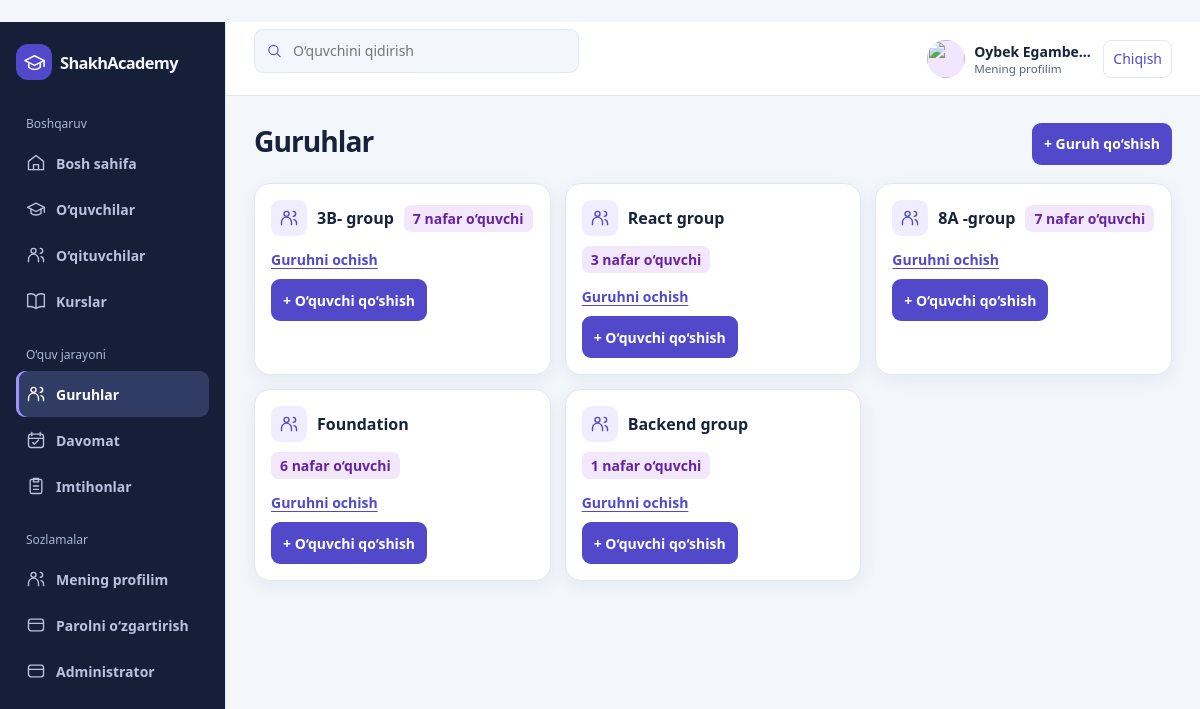
Screenshot of /groups/ (signed in) with the database file from the repository.
### cards/models.py (models this page shows, shortened)
class StudentGroup(models.Model):
    name = models.CharField('Guruh nomi', max_length=100, unique=True)
    class Meta:
        ordering = ('name',)

### cards/views.py (the view)
# urls.py: path('groups/', views.group_list, name='group_list'),
@login_required
def group_list(request):
    return render(request, 'groups.html', {
        'groups': StudentGroup.objects.annotate(student_count=Count('students')),
        'ungrouped_count': Student.objects.filter(group__isnull=True).count(),
    })

### templates/groups.html (shortened to what this page needs)
﻿{% extends "base.html" %}
{% block content %}
<div class="page-head">
  <h1>Guruhlar</h1>
  {% if perms.cards.add_studentgroup %}<a class="button" href="{% url 'group_add' %}">+ Guruh qo‘shish</a>{% endif %}
</div>
<div class="group-grid">
  {% for group in groups %}
  <article class="panel group-card">
    <div class="group-card-title">
      <span class="metric-icon"><svg aria-hidden="true"><use href="#users"/></svg></span>
      <h2><a href="{% url 'group_detail' group.pk %}">{{ group.name }}</a></h2>
      <span class="badge group-count">{{ group.student_count }} nafar o‘quvchi</span>
    </div>
    <div class="group-actions">
      <a class="panel-link" href="{% url 'group_detail' group.pk %}">Guruhni ochish</a>
      {% if perms.cards.add_student %}<a class="button" href="{% url 'group_student_add' group.pk %}">+ O‘quvchi qo‘shish</a>{% endif %}
    </div>
  </article>
  {% empty %}
  <p class="panel empty">Hali guruh qo‘shilmagan.</p>
  {% endfor %}
</div>
{% endblock %}

### templates/base.html (shortened to what this page needs)
{% load static %}
<!doctype html>
<html lang="uz">
<head>
  <link rel="stylesheet" href="{% static 'cards/crm.css' %}">
</head>
<body>
<div class="shell">
  <aside class="sidebar" id="navigation" tabindex="0" aria-label="Yon menyu">
    <a class="brand" href="{% url 'dashboard' %}"><span class="brand-mark"><svg><use href="#school"/></svg></span> Shakh<span>Academy</span></a>
    <nav aria-label="Asosiy menyu">
      <p class="nav-label">Boshqaruv</p>
      <a class="nav-link {% if request.resolver_match.url_name == 'dashboard' %}active{% endif %}" href="{% url 'dashboard' %}"><svg><use href="#home"/></svg> Bosh sahifa</a>
      <a class="nav-link {% if '/students/' in request.path %}active{% endif %}" href="{% url 'student_list' %}"><svg><use href="#school"/></svg> O‘quvchilar</a>
      <a class="nav-link {% if '/teachers/' in request.path %}active{% endif %}" href="{% url 'teacher_list' %}"><svg><use href="#users"/></svg> O‘qituvchilar</a>
      <a class="nav-link {% if '/courses/' in request.path %}active{% endif %}" href="{% url 'course_list' %}"><svg><use href="#book"/></svg> Kurslar</a>
      <p class="nav-label">O‘quv jarayoni</p>
      <a class="nav-link {% if '/groups/' in request.path %}active{% endif %}" href="{% url 'group_list' %}"><svg><use href="#users"/></svg> Guruhlar</a>
      <a class="nav-link {% if '/attendance/' in request.path %}active{% endif %}" href="{% url 'attendance' %}"><svg><use href="#calendar"/></svg> Davomat</a>
      <a class="nav-link {% if '/exams/' in request.path %}active{% endif %}" href="{% url 'exam_list' %}"><svg><use href="#clipboard"/></svg> Imtihonlar</a>
      <p class="nav-label">Sozlamalar</p>
      <a class="nav-link {% if request.resolver_match.url_name == 'account_profile' %}active{% endif %}" href="{% url 'account_profile' %}"><svg><use href="#users"/></svg> Mening profilim</a>
      <a class="nav-link {% if '/account/password/' in request.path %}active{% endif %}" href="{% url 'password_change' %}"><svg><use href="#settings"/></svg> Parolni o‘zgartirish</a>
      <a class="nav-link" href="{% url 'admin:index' %}"><svg><use href="#settings"/></svg> Administrator</a>
    </nav>
  </aside>
  <div class="main">
    <header class="topbar">
      <form class="search top-search" action="{% url 'student_list' %}">
        <svg><use href="#search"/></svg>
        <input type="search" name="q" value="{{ student_query }}" placeholder="O‘quvchini qidirish" aria-label="O‘quvchini qidirish">
      </form>
      <div class="account-tools">
        <a class="profile" href="{% url 'account_profile' %}" aria-label="Mening profilim">
          {% include "account_avatar.html" %}
          <span><strong>{{ request.user.get_full_name|default:request.user.username }}</strong><small>Mening profilim</small></span>
        </a>
        <form method="post" action="{% url 'logout' %}">{% csrf_token %}<button class="logout-button" type="submit">Chiqish</button></form>
      </div>
    </header>
    <main class="main-scroll" id="main" tabindex="0" aria-label="Asosiy kontent">
      <div class="content">
        {% block content %}{% endblock %}
      </div>
    </main>
  </div>
</div>
</body>
</html>

### cards/static/cards/crm.css (style rules this page uses)
* { box-sizing: border-box; }
body { margin: 0; }
a { color: inherit; }
button, input, select { font: inherit; }
svg { width: 20px; height: 20px; fill: none; stroke: currentColor; stroke-width: 1.65; stroke-linecap: round; stroke-linejoin: round; }
.shell { --topbar-height: 74px; position: relative; display: grid; grid-template-columns: 226px minmax(0, 1fr); grid-template-rows: minmax(0, 1fr); height: 100vh; height: 100dvh; overflow: hidden; }
.sidebar { background: #151f38; border-right: 1px solid var(--line); padding: 22px 16px; }
.sidebar, .main-scroll { min-height: 0; overflow-y: auto; overscroll-behavior-y: contain; }
.main { display: grid; grid-template-rows: var(--topbar-height) minmax(0, 1fr); min-width: 0; min-height: 0; }
.brand { display: flex; align-items: center; gap: 0; margin-bottom: 35px; color: #f5f7ff; font-size: 1.025rem; font-weight: 800; letter-spacing: -.04em; text-decoration: none; white-space: nowrap; }
.brand > span:last-child { font-weight: 600; }
.brand-mark { display: grid; place-items: center; margin-right: 8px; width: 36px; height: 36px; background: var(--accent); color: white; border-radius: 12px; }
.brand-mark svg { width: 23px; height: 23px; }
.nav-label { color: #a9b7d7; font-size: .75rem; margin: 22px 10px 8px; }
.nav-link { display: flex; align-items: center; gap: 10px; min-height: 46px; padding: 8px 10px; border-radius: 9px; text-decoration: none; font-size: .875rem; font-weight: 600; color: #b7c3df; }
.nav-link svg { flex: none; }
.nav-link:hover, .nav-link.active { color: #fff; background: #303c64; }
.nav-link.active { box-shadow: inset 3px 0 #9c95ff; }
.topbar { display: flex; gap: 14px; align-items: center; justify-content: space-between; background: white; border-bottom: 1px solid var(--line); padding: 0 28px; }
.search { display: flex; align-items: center; gap: 8px; min-width: 0; background: #f3f6fc; border: 1px solid var(--line); padding: 0 11px; border-radius: 9px; color: var(--accent); }
.top-search { width: min(100%, 325px); }
.search svg { flex: none; width: 17px; }
.search input { width: 100%; min-width: 0; min-height: 42px; border: 0; background: transparent; color: #243352; font-size: .875rem; }
.profile { display: flex; align-items: center; gap: 9px; text-decoration: none; font-size: .875rem; }
.profile small { display: block; color: var(--muted); }
.content { max-width: 1480px; margin: 0 auto; padding: 26px 28px 46px; }
h1 { margin: 0 0 19px; font-size: clamp(1.45rem, 2.35vw, 1.9rem); letter-spacing: -.035em; }
h2 { margin: 0; font-size: 1rem; }
.metric, .panel { background: white; border: 1px solid var(--line); border-radius: 16px; box-shadow: 0 5px 18px #233b6510; }
.metric-icon { display: grid; place-items: center; flex: none; width: 36px; height: 36px; background: #efedff; border-radius: 9px; color: #5249ca; }
.page-head, .panel-head { display: flex; align-items: center; justify-content: space-between; flex-wrap: wrap; gap: 12px; }
.page-head { margin-bottom: 18px; }
.page-head h1 { margin-bottom: 5px; }
.panel-link { color: var(--accent); font-size: .875rem; font-weight: 650; text-underline-offset: 3px; }
.button { display: inline-flex; align-items: center; justify-content: center; min-height: 42px; padding: 8px 12px; border: 0; border-radius: 9px; background: var(--accent); color: white; font-size: .875rem; font-weight: 650; text-decoration: none; cursor: pointer; }
.badge { display: inline-block; color: #6423a2; background: #f3e7fc; padding: 4px 9px; border-radius: 7px; font-weight: 650; }
.account-tools { display: flex; align-items: center; flex: none; gap: 9px; }
.account-tools form { margin: 0; }
.logout-button { min-height: 38px; padding: 5px 9px; border: 1px solid var(--line); border-radius: 8px; color: var(--accent); background: white; font-size: .875rem; cursor: pointer; }
.profile strong { display: block; max-width: 15ch; overflow: hidden; text-overflow: ellipsis; white-space: nowrap; }
.group-grid { display: grid; grid-template-columns: repeat(auto-fit, minmax(min(100%, 250px), 1fr)); gap: 14px; }
.group-card, .group-summary { padding: 16px; }
.group-card-title, .group-actions { display: flex; align-items: center; flex-wrap: wrap; gap: 10px; }
.group-card-title h2, .group-heading { overflow-wrap: anywhere; }
.group-card-title h2 a { text-decoration: none; }
.group-card .group-actions { margin-top: 14px; }
.group-count { white-space: nowrap; font-size: .875rem; }

### rows the page displays
StudentGroup: name "3B- group", student_count "7"
StudentGroup: name "React group", student_count "3"
StudentGroup: name "8A -group", student_count "7"
StudentGroup: name "Foundation", student_count "6"
StudentGroup: name "Backend group", student_count "1"

### other values shown
{{ request.user.get_full_name|default:request.user.username }} "Oybek Egambe…"
